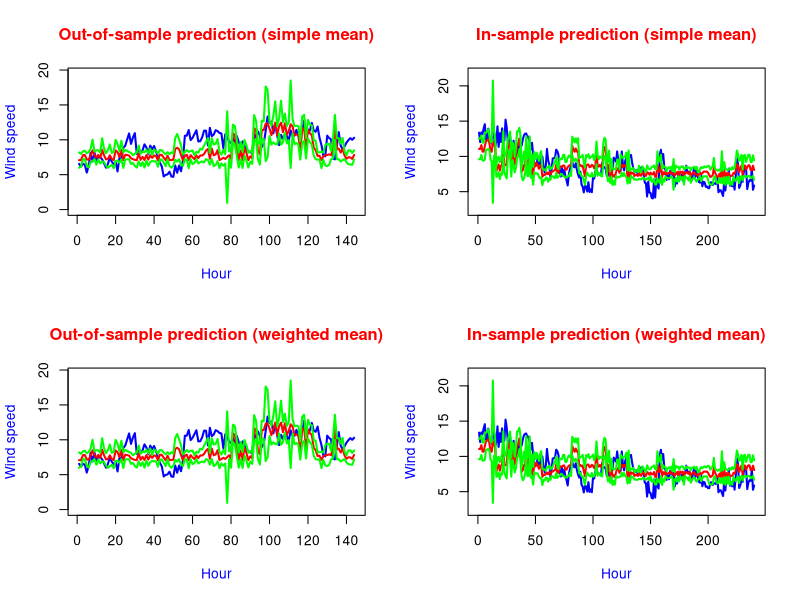
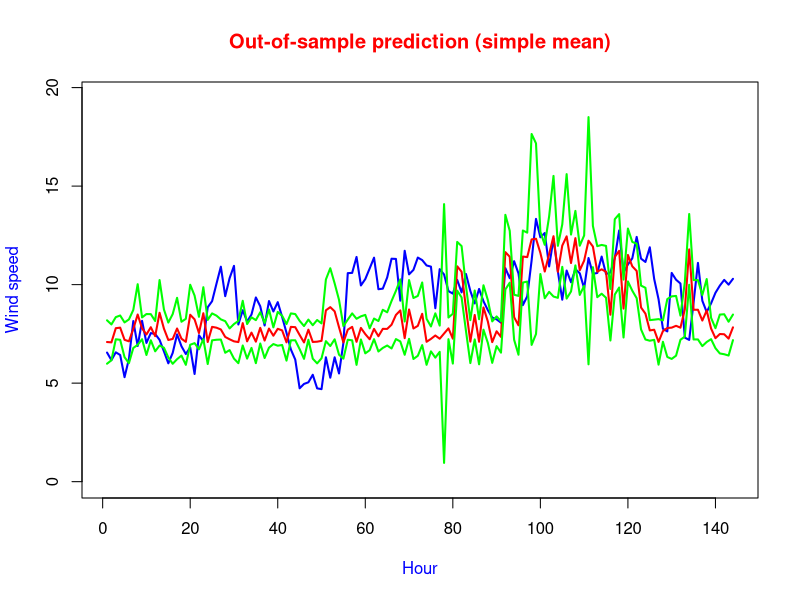
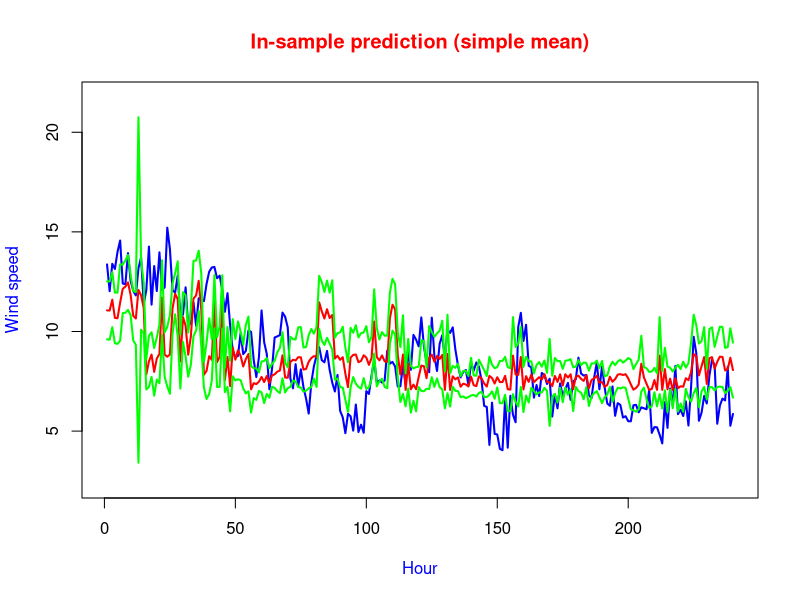
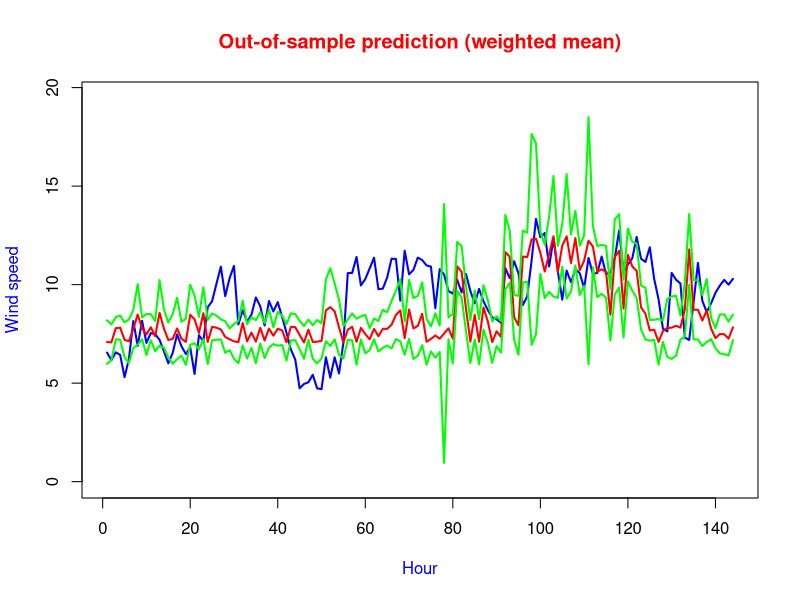
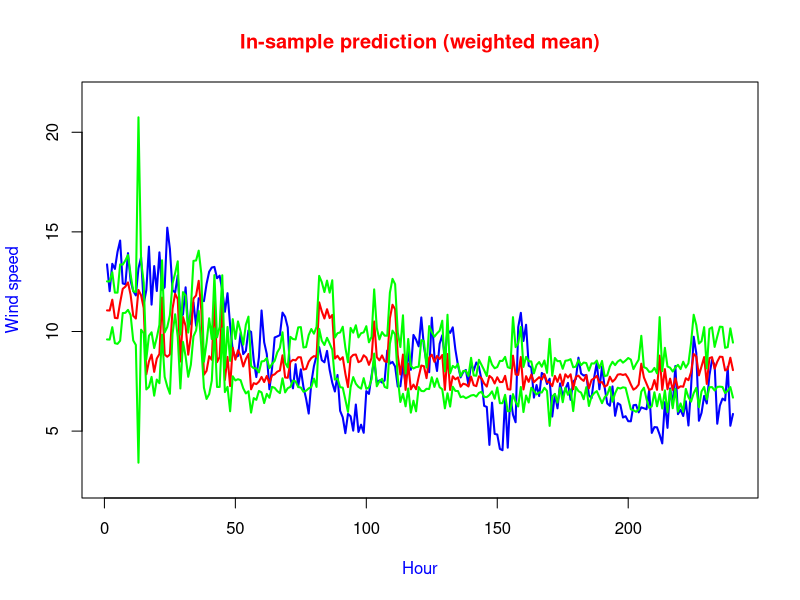

Write the R code that produced these figures, in order.


library(nnet)

data1=read.table("T6 NWP.txt" )

data2=read.table("T6 EXP.txt")

x1=data1[,1]

x2=data2[,1]


length(x1)

length(x2)

#x2=2*x2;
#df=data.frame(cbind(x1, x2))


rep1=30 # number of ensemble components

nn=240 # sample size if training data

nn2=384-nn  #nn2=84
nn_bootstrap=sample(1:nn, nn,replace=T) ##a sequence for extracting training data from the whole data set

nn1=seq(1:nn)

df=cbind(data1,data2)

colnames(df)=c("y1","y2")

number=rep1*nn2

predict1_out=matrix(seq(1:number), ncol=nn2) # the whole matrix for the out-of-sample prediction

number=rep1*nn

predict1_in=matrix(seq(1:number), ncol=nn) # the whole matrix for the in-sample-prediction

cheese1=df[nn_bootstrap,]

#data_train=df[nn_bootstrap,]

nnfit<-nnet(y2~y1, data=cheese1, size=6,skip=F,trace=F, decay = 5e-4,maxit = 1000,linout=TRUE)





# data_=df[nn1,]

# cheese2=cheese[-nn,c(3,4,5)]

# data_pred_in=matrix(c(12.9, 13.4, 23,25), nrow=2)

# dd=data.frame(data_pred_in)
# 
# colnames(dd)=c("y1")
# 
# y.fit=predict(nnfit, dd)
# 




data_pred_in=df[nn1,1]

data_pred_in=data.frame(data_pred_in)

colnames(data_pred_in)=c("y1")

y.fit=predict(nnfit, data_pred_in)


# y.fit=predict(nnfit, predict1_in)
# 

write.table(matrix(y.fit, ncol=length(y.fit)), "wind prediction in.csv",append = FALSE, sep=",", row.names=FALSE,  col.names=FALSE)

data_pred_out=df[-nn1,1]

data_pred_out=data.frame(data_pred_out)

colnames(data_pred_out)=c("y1")

# 
# is.data.frame(data_pred_out)

y.fit1=predict(nnfit, data_pred_out)


write.table(matrix(y.fit1, ncol=length(y.fit1)), "wind prediction_out.csv",append = FALSE, sep=",", row.names=FALSE,  col.names=FALSE)


# net.results_out1=net.results_out



#par(mfrow=c(2,1))

#plot(data2[-nn,], type="l", col="blue"  )

#lines(net.results_out1$net.result, col="red", ylim=c(min(data2$exp[-nn], net.results_out1$net.result)-1,1+ max(data2$exp[-nn], net.results_out$net.result)) , xlim=c(1, nn2)  )



numb=1
predict1_in[numb,]=matrix(y.fit, ncol=length(y.fit))

predict1_out[numb,]=matrix(y.fit1, ncol=length(y.fit1))

for( j in(1:5))

{
  
mm=rep1+5

for (i in (7:mm))
  
  
  
{
  
  nn_bootstrap=sample(1:nn, nn,replace = TRUE) ##a sequence for extracting training data from the whole data set
  
  data_train=df[nn_bootstrap,]
  
  print (i)
  
  nnfit<-nnet(y2~y1, data=data_train, size=i,skip=F,decay = 5e-4, trace=F,maxit=1000,linout=TRUE)
  
  
  # data_pred_in=df[nn1,]
  #  data_pred_in=df[nn1,c(1)]
  #  
  
  y.fit=predict(nnfit, data_pred_in)
  
  
  write.table(matrix(y.fit, ncol=length(y.fit)), "wind prediction in.csv",append = T, sep=",", row.names=FALSE,  col.names=FALSE)
  
  #   data_pred_out=df[-nn1,]
  
  
  
  
  y.fit1=predict(nnfit, data_pred_out)
  
  
  write.table(matrix(y.fit1, ncol=length(y.fit1)), "wind prediction_out.csv",append = T, sep=",", row.names=FALSE,  col.names=FALSE)
  
  
  # net.results_out1=net.results_out
  
  
  
  #par(mfrow=c(2,1))
  
  #plot(data2[-nn,], type="l", col="blue"  )
  
  #lines(net.results_out1$net.result, col="red", ylim=c(min(data2$exp[-nn], net.results_out1$net.result)-1,1+ max(data2$exp[-nn], net.results_out$net.result)) , xlim=c(1, nn2)  )
  
  numb=i-5
  
  predict1_in[numb,]=matrix(y.fit, ncol=length(y.fit))
  
  predict1_out[numb,]=matrix(y.fit1, ncol=length(y.fit1))
  
  
  
}
}

nn1=seq(1:nn)
y1_in=x2[1:nn]
y1_out=x2[(nn+1):384]



 par(mfrow=c(2,2))




pred_ave_in=colMeans(predict1_in)
pred_ave_out=colMeans(predict1_out)

write.table(matrix(pred_ave_out, ncol=length(pred_ave_out)), "wind prediction_out_ave.csv",append = FALSE, sep=",", row.names=FALSE,  col.names=FALSE)

write.table(matrix(pred_ave_in, ncol=length(pred_ave_in)), "wind prediction_in_ave.csv",append = FALSE, sep=",", row.names=FALSE,  col.names=FALSE)



library(matrixStats)

predict_in_var=colVars(predict1_in)
predict_in_std=colSds(predict1_in)



predict_in_std_high=pred_ave_in +predict_in_std*1.96

predict_in_std_low =pred_ave_in -predict_in_std*1.96

write.table(matrix(predict_in_std_high, ncol=length(predict_in_std_high)), "wind prediction_in_ave high.csv",append = FALSE, sep=",", row.names=FALSE,  col.names=FALSE)

write.table(matrix(predict_in_std_low, ncol=length(predict_in_std_low)), "wind prediction_in_ave low.csv",append = FALSE, sep=",", row.names=FALSE,  col.names=FALSE)


predict_out_var=colVars(predict1_out)
predict_out_std=colSds(predict1_out)


predict_out_std_high=pred_ave_out +predict_out_std*1.96

predict_out_std_low=pred_ave_out -predict_out_std*1.96

write.table(matrix(predict_out_std_high, ncol=length(predict_out_std_high)), "wind prediction_out_ave high.csv",append = FALSE, sep=",", row.names=FALSE,  col.names=FALSE)

write.table(matrix(predict_out_std_high, ncol=length(predict_out_std_high)), "wind prediction_out_ave low.csv",append = FALSE, sep=",", row.names=FALSE,  col.names=FALSE)




ylim_low= min(data2$V1[nn1], y1_out,predict_out_std_low)-1

ylim_high= max(data2$V1[nn1],y1_out,predict_out_std_high)+1



nn1_out=seq(1:nn2)

plot(nn1_out,y1_out,type="l", col="blue" ,lwd = 2,ylim=c(ylim_low, ylim_high), ylab="Wind speed" , xlab="Hour", col.lab="blue" )


title(main = "Out-of-sample prediction (simple mean)", col.main="red")

lines(pred_ave_out, col="red",lwd = 2 )

lines(predict_out_std_low, col="green",lwd = 2 )

lines(predict_out_std_high, col="green",lwd = 2)


pdf("out ofsample mean.pdf")

plot(nn1_out,y1_out,type="l", col="blue" ,lwd = 2,ylim=c(ylim_low, ylim_high), ylab="Wind speed" , xlab="Hour", col.lab="blue" )


title(main = "Out-of-sample prediction (simple mean)", col.main="red")

lines(pred_ave_out, col="red",lwd = 2 )

lines(predict_out_std_low, col="green",lwd = 2 )

lines(predict_out_std_high, col="green",lwd = 2)

dev.off()



#pred_ave_in=colMeans(predict1_in)

ylim_low= min(data2$V1[nn1], y1_in,predict_in_std_low)-1

ylim_high= max(data2$V1[nn1],y1_in,predict_in_std_high)+1



plot(nn1,y1_in,  ylim=c(ylim_low, ylim_high) , xlim=c(1, nn), type="l", col="blue", lwd = 2 ,ylab="Wind speed" , xlab="Hour", col.lab="blue" )



title(main = "In-sample prediction (simple mean)",col.main="red")

lines(pred_ave_in, col="red",lwd = 2   )


lines(predict_in_std_low, col="green",lwd = 2  )

lines(predict_in_std_high, col="green",lwd = 2)


pdf("in sample simple mean.pdf")

plot(nn1,y1_in,  ylim=c(ylim_low, ylim_high) , xlim=c(1, nn), type="l", col="blue", lwd = 2 ,ylab="Wind speed" , xlab="Hour", col.lab="blue" )



title(main = "In-sample prediction (simple mean)",col.main="red")

lines(pred_ave_in, col="red",lwd = 2   )


lines(predict_in_std_low, col="green",lwd = 2  )

lines(predict_in_std_high, col="green",lwd = 2)

dev.off()



# pred_ave_in=colMeans(predict1_in)
# pred_ave_out=colMeans(predict1_out)
# 
# write.table(matrix(pred_ave_out, ncol=length(pred_ave_out)), "wind prediction_out_weight ave.csv",append = FALSE, sep=",", row.names=FALSE,  col.names=FALSE)
# 
# write.table(matrix(pred_ave_in, ncol=length(pred_ave_in)), "wind prediction_in_weight ave.csv",append = FALSE, sep=",", row.names=FALSE,  col.names=FALSE)
# 


mean_matrix_in=t(matrix(rep(pred_ave_in, rep1), nrow=nn))


temp=(predict1_in-mean_matrix_in)

P=temp%*%t(temp)+diag(rep1)


library(quadprog)



d=matrix(0, nrow=1, ncol=rep1)

A=diag(rep1)

a1=matrix(1, nrow=rep1)
A=cbind(a1, A)

b=matrix(0, ncol=rep1+1)
b[1]=1

sol = solve.QP (P, -d, A, b,meq=1)

weight=sol$solution



pred_out_ave=weight%*%predict1_out


pred_in_ave=weight%*%predict1_in

write.table(matrix(pred_ave_out, ncol=length(pred_ave_out)), "wind prediction_out_weight ave.csv",append = FALSE, sep=",", row.names=FALSE,  col.names=FALSE)

write.table(matrix(pred_ave_in, ncol=length(pred_ave_in)), "wind prediction_in_weight ave.csv",append = FALSE, sep=",", row.names=FALSE,  col.names=FALSE)



# calculate confidence intervals




predict_out_matrix=t(matrix(rep(pred_out_ave[1,],rep1),nrow=nn2, ncol=rep1))

predict_out_std=sqrt( weight%*%(predict_out_matrix-predict1_out)^2/(1-sum(weight^2)))

predict_out_std_high=pred_out_ave[1,] +predict_out_std[1,]*1.96

predict_out_std_low=pred_out_ave[1,] -predict_out_std[1,]*1.96


write.table(matrix(predict_out_std_high, ncol=length(predict_out_std_high)), "wind prediction_out_weight ave high.csv",append = FALSE, sep=",", row.names=FALSE,  col.names=FALSE)

write.table(matrix(predict_out_std_high, ncol=length(predict_out_std_high)), "wind prediction_out_weight ave low.csv",append = FALSE, sep=",", row.names=FALSE,  col.names=FALSE)


ylim_low= min( data2[-nn1,],predict_out_std_low)-1

ylim_high= max(data2[-nn1,],predict_out_std_high)+1


plot(nn1_out, data2[-nn1,], ylim=c(ylim_low, ylim_high) , xlim=c(1, nn2),type="l", col="blue" ,lwd = 2 ,ylab="Wind speed" , xlab="Hour", col.lab="blue")
title(main = "Out-of-sample prediction (weighted mean)",col.main="red")


lines(pred_out_ave[1,], col="red",lwd = 2   )

lines(predict_out_std_low, lwd=2, col="green")

lines(predict_out_std_high, lwd=2,col="green")

pdf("out of sample weighted mean.pdf")

plot(nn1_out, data2[-nn1,], ylim=c(ylim_low, ylim_high) , xlim=c(1, nn2),type="l", col="blue" ,lwd = 2 ,ylab="Wind speed" , xlab="Hour", col.lab="blue")
title(main = "Out-of-sample prediction (weighted mean)",col.main="red")


lines(pred_out_ave[1,], col="red",lwd = 2   )

lines(predict_out_std_low, lwd=2, col="green")

lines(predict_out_std_high, lwd=2,col="green")


dev.off()

predict_in_matrix=t(matrix(rep(pred_in_ave[1,],rep1),nrow=nn, ncol=rep1))

predict_in_std=sqrt( weight%*%(predict_in_matrix-predict1_in)^2/(1-sum(weight^2)))




ylim_low= min( data2[nn1,],predict_in_std_low)-1

ylim_high= max(data2[nn1,],predict_in_std_high)+1


predict_in_std_high=pred_in_ave[1,] +predict_in_std[1,]*1.96

predict_in_std_low=pred_in_ave[1,] -predict_in_std[1,]*1.96

write.table(matrix(predict_in_std_high, ncol=length(predict_in_std_high)), "wind prediction_in_weight ave high.csv",append = FALSE, sep=",", row.names=FALSE,  col.names=FALSE)

write.table(matrix(predict_in_std_low, ncol=length(predict_in_std_low)), "wind prediction_in_weight ave low.csv",append = FALSE, sep=",", row.names=FALSE,  col.names=FALSE)





plot(nn1, data2[nn1,], ylim=c(ylim_low, ylim_high) , xlim=c(1, nn), type="l", col="blue", lwd = 2 ,ylab="Wind speed" , xlab="Hour", col.lab="blue")
title(main = "In-sample prediction (weighted mean)",col.main="red")



lines(pred_in_ave[1,], col="red",lwd = 2)



lines(predict_in_std_low, col="green",lwd = 2)

lines(predict_in_std_high, col="green",lwd = 2)



pdf("in sample weighted mean.pdf")


plot(nn1, data2[nn1,], ylim=c(ylim_low, ylim_high) , xlim=c(1, nn), type="l", col="blue", lwd = 2 ,ylab="Wind speed" , xlab="Hour", col.lab="blue")
title(main = "In-sample prediction (weighted mean)",col.main="red")



lines(pred_in_ave[1,], col="red",lwd = 2)



lines(predict_in_std_low, col="green",lwd = 2)

lines(predict_in_std_high, col="green",lwd = 2)
dev.off()

# 
# 
# pred_in=weight%*%predict1_in
# plot(data2[nn1,], type="l", col="blue", lwd = 2 ,ylab="Wind speed" , xlab="Hour", col.lab="blue",cex.lab=1.5  )
# title(main = "In sample prediction",col.main="red",cex.main= 1.5)
# 
# lines(pred_in[1,], col="red",lwd = 2 ,  ylim=c(min(data2$exp[nn], pred_in[1,])-1,1+ max(data2$exp[nn],pred_in) , xlim=c(1, 300)  ))
# 
# 
# 
# lines(predict_in_std_low, col="green",lwd = 2 ,  ylim=c(min(data2$exp[nn], pred_in[1,])-1,1+ max(data2$exp[nn],pred_in) , xlim=c(1, 300)  ))
# 
# lines(predict_in_std_high, col="green",lwd = 2 ,  ylim=c(min(data2$exp[nn], pred_in[1,])-1,1+ max(data2$exp[nn],pred_in) , xlim=c(1, 300)  ))
# 




#library(matrixStats)
#predict_in_var=colVars(predict1_in)
#predict_in_std=sqrt()
